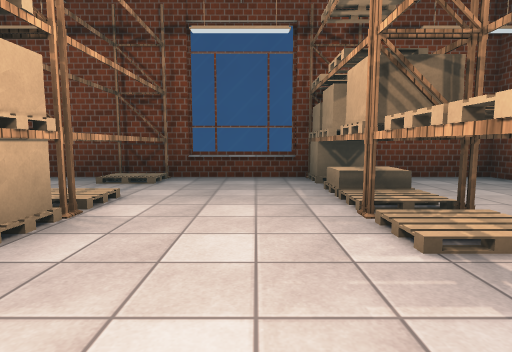
[1] (above)

23 first-person views from a walk through a Unity game level. The camera is 1.2 m above the floor, tilts 6° down and sees 80° across. Doors are open. The floor is counted in squares, 2 m on a side. Each view is taken from the middle of a square. On the plan, view 1 faces up. The plan holds only what a view shows up to about 9 squares ahead; the rest is blank. Surface patterns are stand-ins for the level's own textures.

[2]
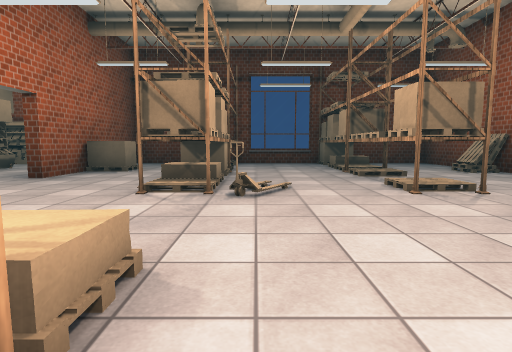

[3]
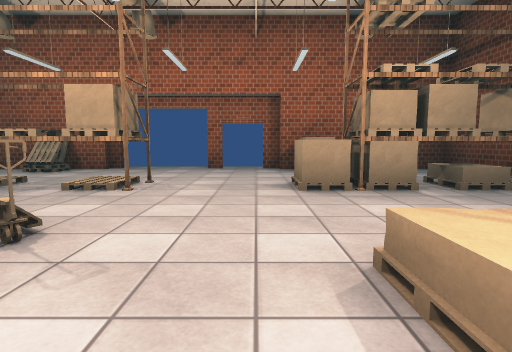

[4]
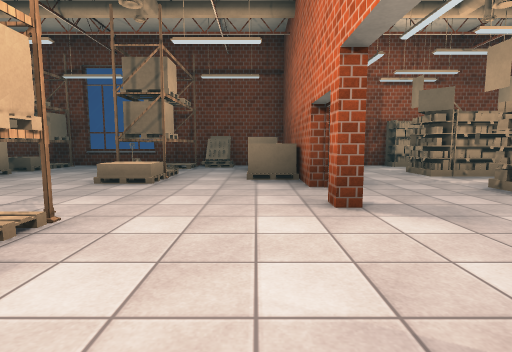

[5]
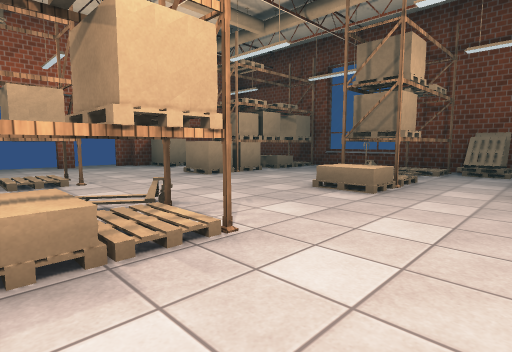

[6]
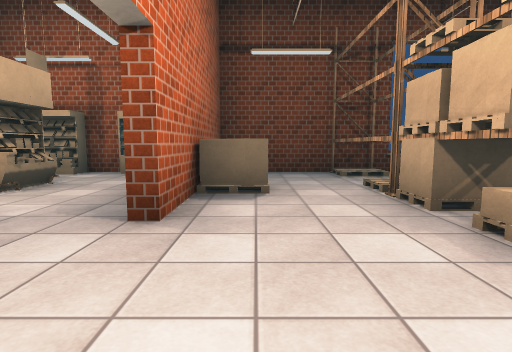

[7]
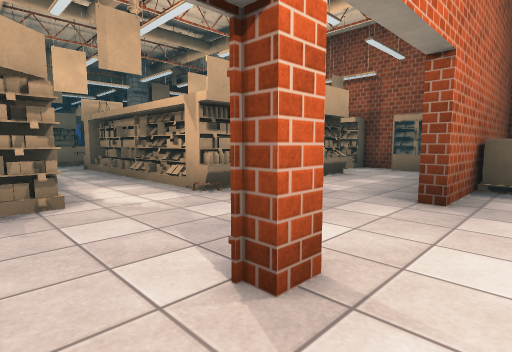

[8]
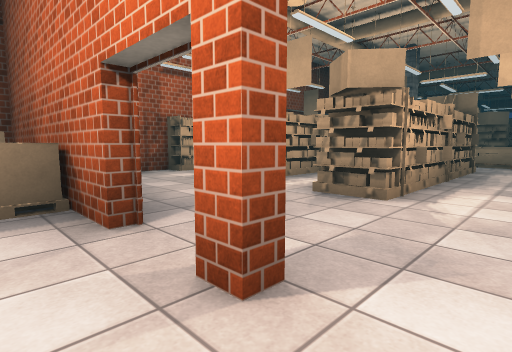

[9]
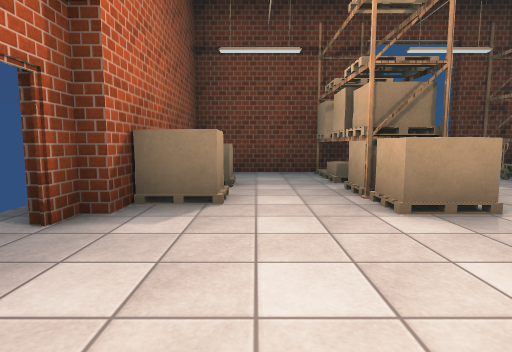

[10]
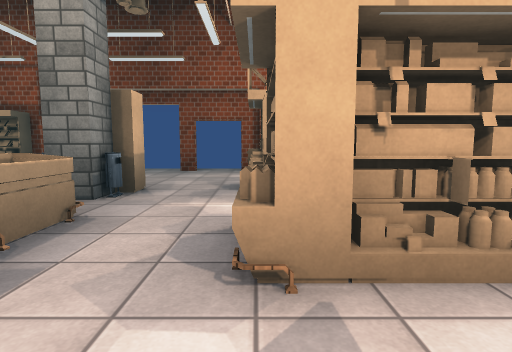

[11]
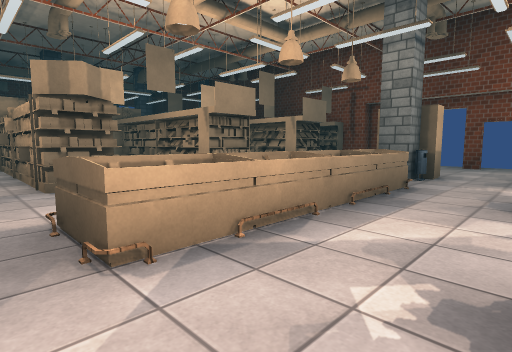

[12]
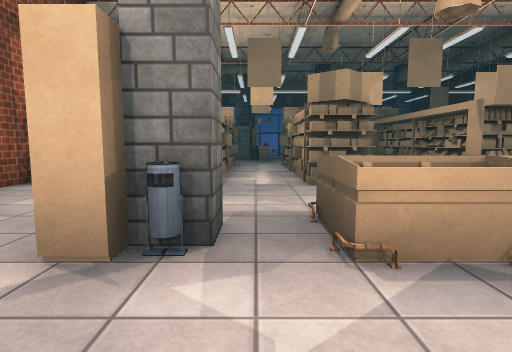

[13]
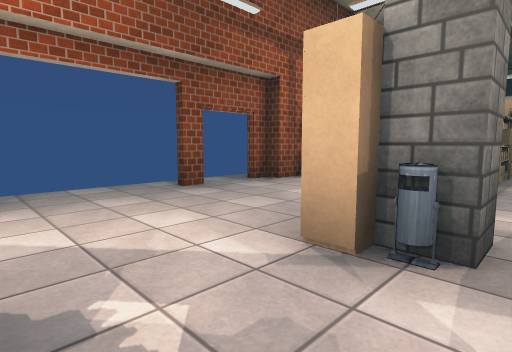

[14]
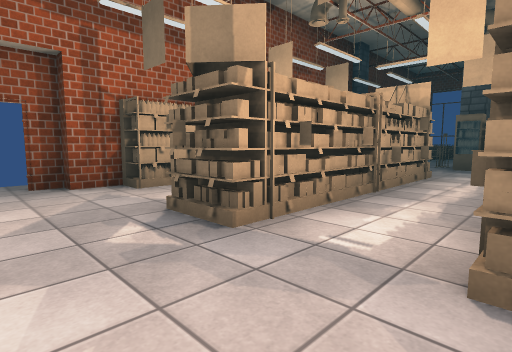

[15]
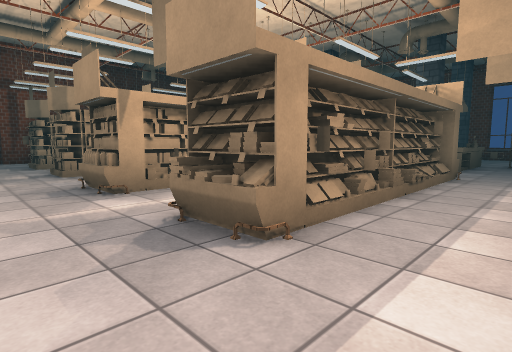

[16]
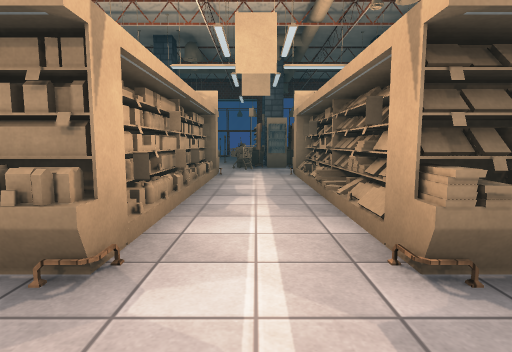

[17]
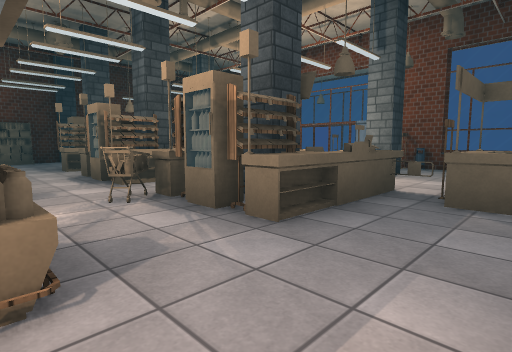

[18]
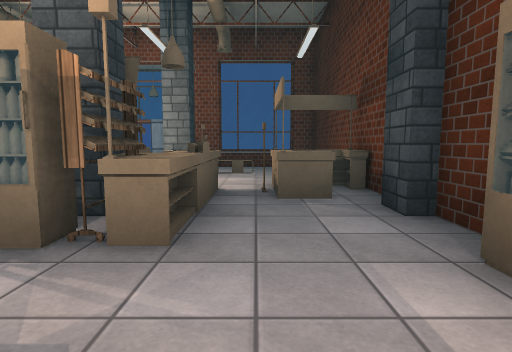

[19]
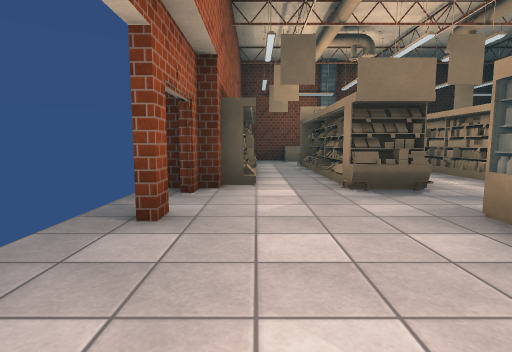

[20]
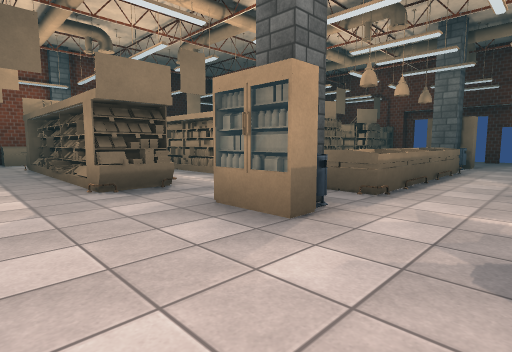

[21]
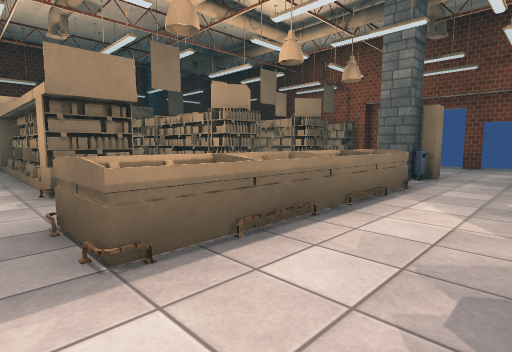

[22]
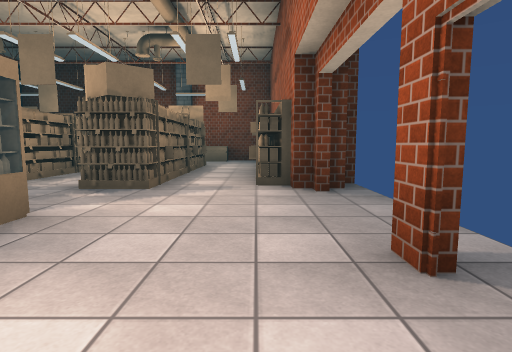

[23]
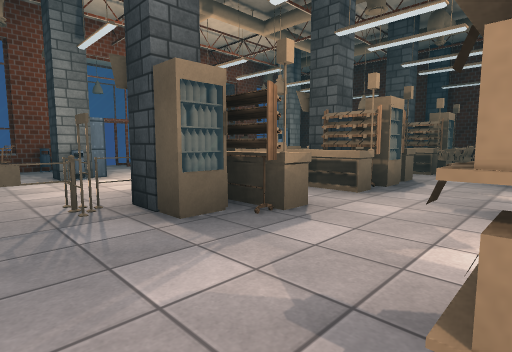

### Floor plan
Points are (right, up) in squares from view 1. A wall is a line through its corners. A room is listed if a view was taken in it or the views show most of it. See-through windows are left out.
Room 1 (views 1, 2, 3, 4, 5, 6, 7, 8, 9)
walls: (4.3, 1.5) (4.3, 5.5) (-4.7, 5.5) (-4.7, 3.4); (4.5, -1.2) (4.5, -0.8); (-4.7, -0.8) (-4.7, -1.2); (4.5, -2.6) (4.5, -2.1); (4.3, -4.3) (4.3, -3.6); (-4.7, -5.4) (-4.7, -6.5); (-3.5, -6.5) (4.3, -6.5) (4.3, -5.8)
ways out: open door at (-5, -0.5) to room 2; open door at (5, -0.5)
objects: other object (-4, 3); other object (-3, -6); shelf (-2, -6) to (-2, -4); other object (-2, -3); shelf (-2, 0) to (-2, 2); shelf (-2, 3) to (-2, 5); other object (-1, -5); other object (-1, -1); shelf (1, -6); other object (1, -5); other object (1, -4); shelf (1, -3); shelf (1, 0); other object (1, 1); shelf (1, 2); shelf (1, 3); other object (1, 4); other object (1, 5); other object (4, -5); other object (4, -3); other object (4, 3)
Room 2 (views 10, 11, 12, 13, 14, 15, 16, 17, 18, 19, 20, 21, 22, 23)
walls: (-16.9, -6.5) (-16.1, -6.5); (-16.1, -6.8) (-15.6, -6.8); (-14.8, -6.8) (-14.2, -6.8); (-16, 5.5) (-16.7, 5.5); (-11.9, -6.5) (-11.5, -6.5); (-13.2, 5.8) (-13.8, 5.8); (-11.5, 5.5) (-11.9, 5.5); (-11.9, 5.8) (-12.4, 5.8); (-22.6, 5.5) (-28.5, 5.5); (-7.6, -6.5) (-6.9, -6.5); (-6.9, 5.5) (-7.6, 5.5); (-5, 3.5) (-5, 4.1); (-4.7, -6.5) (-3.5, -6.5)
ways out: open door at (-5, -0.5) to room 1; open door at (-14.5, -7); open door at (-13.5, 6)
objects: other object (-28, -4); bin (-27, -4); cash machine (-27, -3); other object (-26, 4) to (-26, 5); other object (-25, -3); other object (-25, 2); other object (-25, 3); fence (-25, 4); column (-24, -6); other object (-24, -5); column (-24, -4) to (-24, -3); column (-24, -1) to (-24, 0); column (-24, 2) to (-24, 3); column (-24, 5); other object (-23, -4); shelf (-23, -3); shelf (-23, -1); shelf (-23, 0); other object (-23, 1); shelf (-23, 2); shelf (-23, 3); other object (-23, 4); other object (-22, -6) to (-21, -6); other object (-22, 2); other object (-22, 5); other object (-21, -4); other object (-21, -2); other object (-21, 1); other object (-21, 3); other object (-20, -4); other object (-20, -2); other object (-20, 1); other object (-20, 3); other object (-19, -6) to (-17, -6); other object (-19, -4) to (-18, -4); other object (-19, -2) to (-18, -2); other object (-19, 1) to (-18, 1); other object (-19, 3) to (-18, 3); other object (-17, -4); other object (-17, -2); other object (-17, 1); other object (-17, 3); other object (-17, 5); other object (-14, -5); bin (-14, -4); column (-14, -3); other object (-14, -2); other object (-14, -1); other object (-14, 0); other object (-14, 1); other object (-14, 2); bin (-14, 3); other object (-12, -4); other object (-12, -2); other object (-12, 1); other object (-12, 3); other object (-11, -6) to (-10, -6); other object (-11, -4) to (-10, -4); other object (-11, -2); other object (-11, 1) to (-10, 1); other object (-11, 3) to (-10, 3); other object (-11, 5) to (-10, 5); other object (-10, -2); other object (-9, -6) to (-8, -6); other object (-9, -4); other object (-9, -2); other object (-9, 1); other object (-9, 3); other object (-9, 5) to (-8, 5); other object (-8, -4) to (-7, -4); other object (-8, -2); other object (-8, 1) to (-7, 1); other object (-8, 3) to (-7, 3); other object (-6, 5); other object (-5, -4); column (-5, 2); other object (-5, 3); other object (-4, -5); other object (-4, -4)

Positions as (right, up) in squares from view 1, and headings:
1: (0, 0), facing up
2: (-1, -4), facing up
3: (-3, -2), facing right
4: (-4, 2), facing down
5: (-4, 1), facing down-right
6: (-4, -1), facing up
7: (-4, -2), facing up-left
8: (-4, 0), facing down-left
9: (3, 0), facing down
10: (-12, -1), facing up
11: (-12, -3), facing up-left
12: (-12, -3), facing left
13: (-12, -3), facing down-left
14: (-15, -2), facing down-left
15: (-15, 5), facing down-left
16: (-15, 2), facing left
17: (-21, 5), facing down-left
18: (-21, 4), facing left
19: (-16, 5), facing right
20: (-16, 5), facing down-right
21: (-16, 2), facing down-right
22: (-16, -6), facing right
23: (-21, -5), facing up-left
